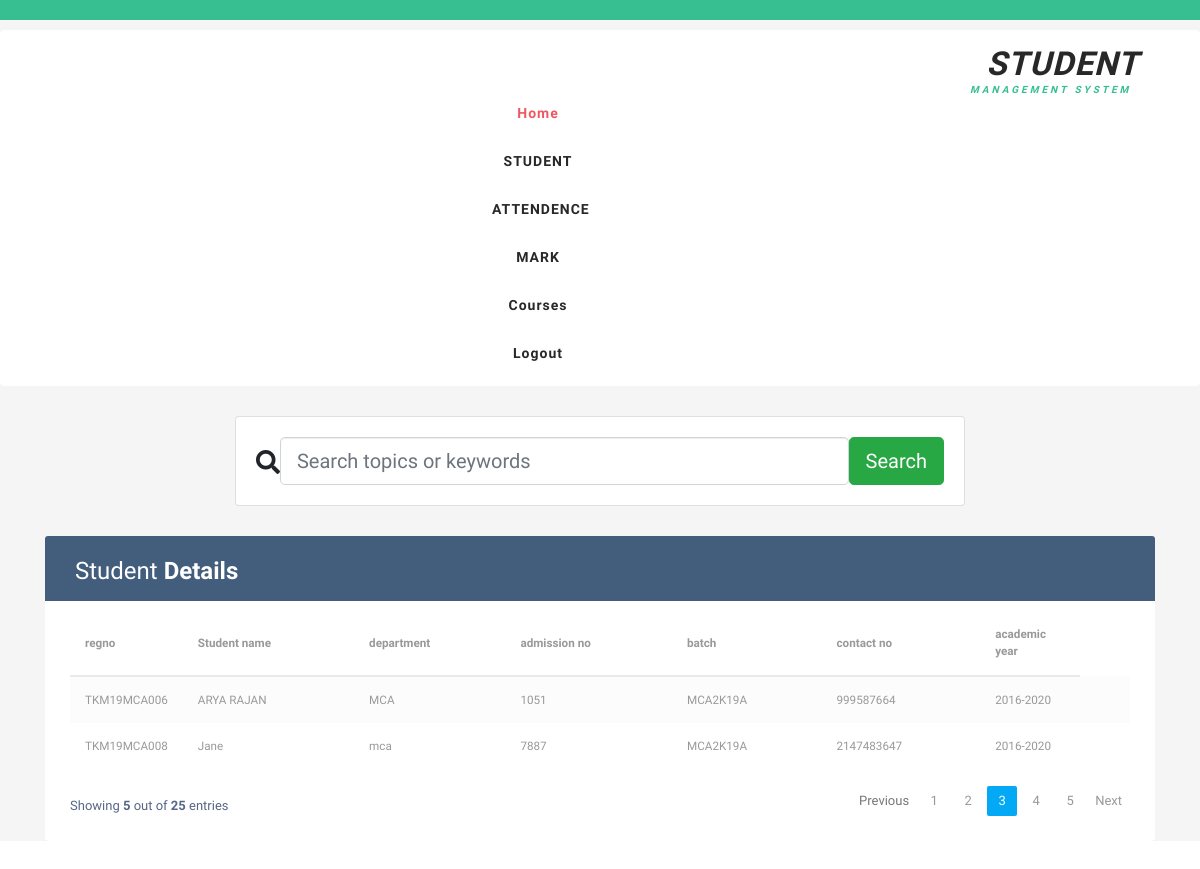
The page /studentinfo/stu1.php on the database as committed earlier.
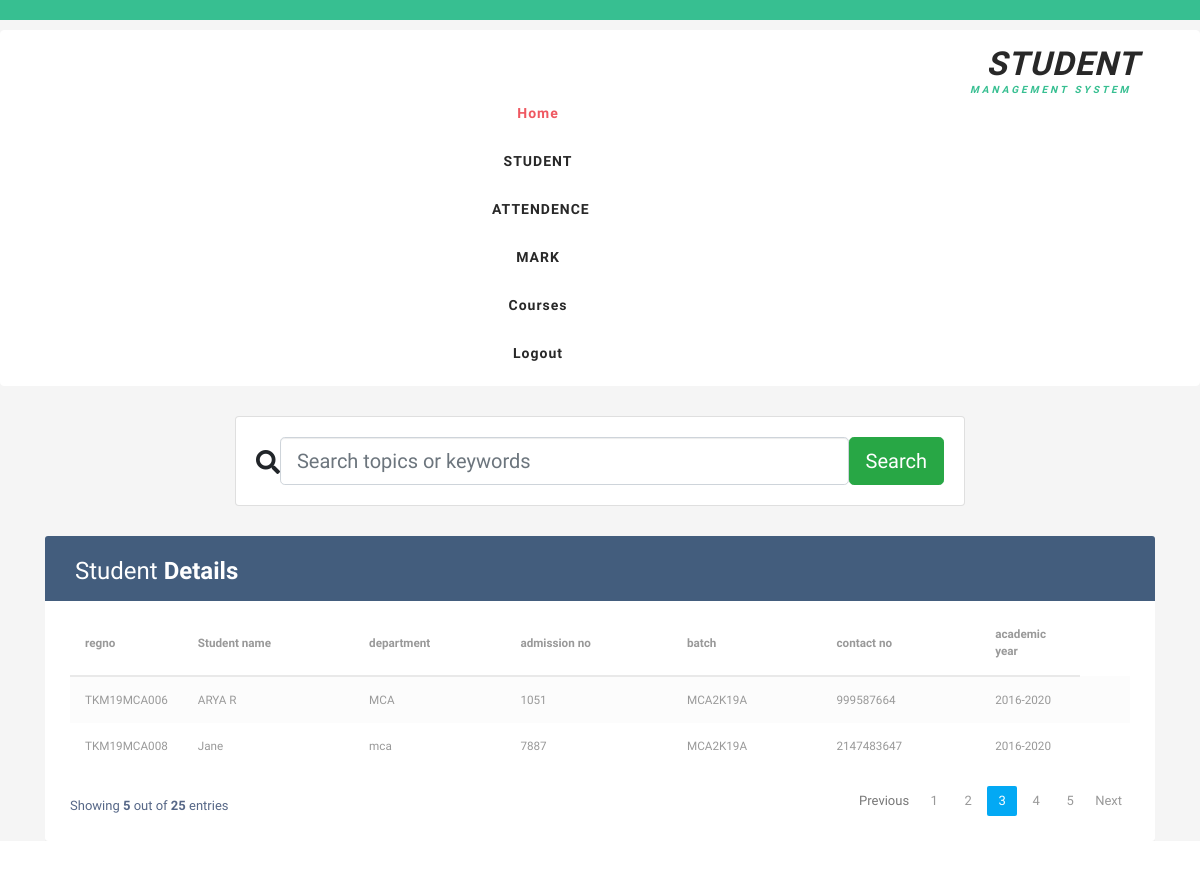
The same page on the database as committed later.
### tables this page shows
CREATE TABLE `student` (
  `id` int(50) NOT NULL,
  `regno` varchar(50) DEFAULT NULL,
  `name` varchar(50) DEFAULT NULL,
  `dept` varchar(50) DEFAULT NULL,
  `admissionno` int(50) DEFAULT NULL,
  `contactno` int(50) DEFAULT NULL,
  `batch` varchar(50) DEFAULT NULL,
  `academicyear` varchar(50) DEFAULT NULL
);

### studentinfo/stuserver.php (called while the page is built, shortened)
<?php
	$db = mysqli_connect('localhost', 'root', '', 'studmanag');
	$results = mysqli_query($db,"SELECT * FROM STUDENT");
?>

### studentinfo/stu1.php (the view, shortened to what this page needs)
<?php include 'stunav.php';
?>
<?php  include('stuserver.php');
?>
<!DOCTYPE html>
<html lang="en">
<head>
<link rel="stylesheet" href="https://stackpath.bootstrapcdn.com/bootstrap/4.5.0/css/bootstrap.min.css">
<link rel="stylesheet" href="https://maxcdn.bootstrapcdn.com/font-awesome/4.7.0/css/font-awesome.min.css">
</head>
<body>
			<link rel="stylesheet" href="https://use.fontawesome.com/releases/v5.1.0/css/all.css">
<div class="container">
    <br/>
	<div class="row justify-content-center">
                        <div class="col-12 col-md-10 col-lg-8">
                            <form class="card card-sm">
                                <div class="card-body row no-gutters align-items-center">
                                    <div class="col-auto">
                                        <i class="fas fa-search h4 text-body"></i>
                                    </div>
                                    <div class="col">
                                        <input class="form-control form-control-lg form-control-borderless" type="search" placeholder="Search topics or keywords">
                                    </div>
                                    <div class="col-auto">
                                        <button class="btn btn-lg btn-success" type="submit" name = 'submit'>Search</button>
                                    </div>
                                </div>
                            </form>
                        </div>
                    </div>
</div>
<div class="container-xl">
	<div class="table-responsive">
		<div class="table-wrapper">
			<div class="table-title">
				<div class="row">
					<div class="col-sm-6">
						<h2>Student <b>Details</b></h2>
					</div>
					<div class="col-sm-6">
					</div>
				</div>
			</div>
			<table class="table table-striped table-hover">
				<thead>
					<tr>
            <th>regno</th>
            <th>Student name</th>
      <th>department</th>
      <th>admission no</th>
      <th>batch</th>
      <th>contact no</th>
      <th>academic year</th>
					</tr>
</thead>
						<?php while ($row = mysqli_fetch_array($results)) { ?>
							<tr>
			<td><?php echo $row['regno']; ?></td>
			<td><?php echo $row['name']; ?></td>
			<td><?php echo $row['dept']; ?></td>
      <td><?php echo $row['admissionno']; ?></td>
      <td><?php echo $row['batch']; ?></td>
			<td><?php echo $row['contactno']; ?></td>
			<td><?php echo $row['academicyear']; ?></td>
    	<td>
						</td>
							<?php } ?>
					</tr>
			</table>
			<div class="clearfix">
				<div class="hint-text">Showing <b>5</b> out of <b>25</b> entries</div>
				<ul class="pagination">
					<li class="page-item disabled"><a href="#">Previous</a></li>
					<li class="page-item"><a href="#" class="page-link">1</a></li>
					<li class="page-item"><a href="#" class="page-link">2</a></li>
					<li class="page-item active"><a href="#" class="page-link">3</a></li>
					<li class="page-item"><a href="#" class="page-link">4</a></li>
					<li class="page-item"><a href="#" class="page-link">5</a></li>
					<li class="page-item"><a href="#" class="page-link">Next</a></li>
				</ul>
			</div>
		</div>
	</div>
</div>
</body>
</html>

Rows that differ between the two databases and show on the page:
changed student "TKM19MCA006": name "ARYA RAJAN" → "ARYA R"
